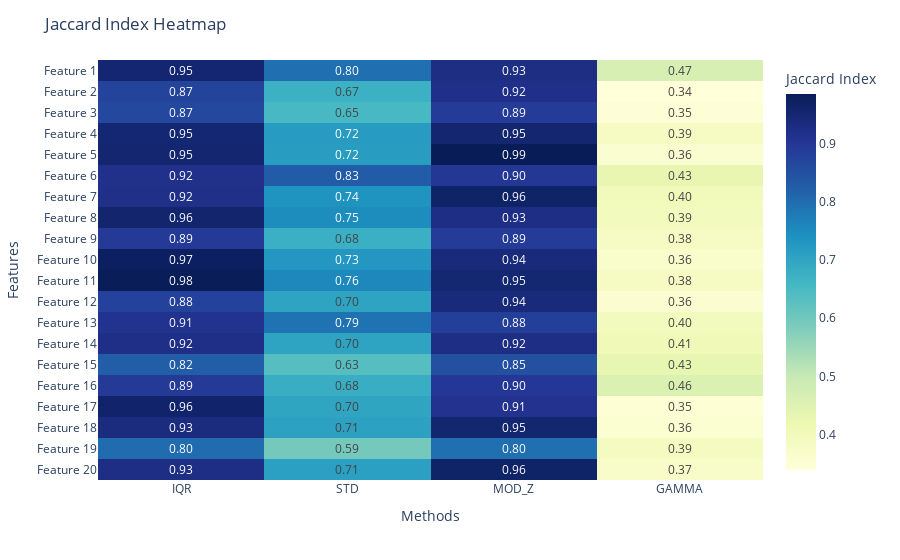

The notebook cell this image was saved under:
### Code cell
df_jaccard = final_df_result.iloc[:, -8:-4]

fig = px.imshow(df_jaccard, 
                text_auto=".2f",  
                color_continuous_scale="YlGnBu", 
                labels=dict(color="Jaccard Index")) 

fig.update_layout(
    title="Jaccard Index Heatmap",
    xaxis_title="Methods",
    yaxis_title="Features",
    yaxis=dict(tickmode='array', tickvals=list(range(len(df_jaccard))), ticktext=[f'Feature {i+1}' for i in range(len(df_jaccard))])
)


fig.show()

### Figure 1 — Plotly figure (JSON) as saved in the notebook; plotly's stock layout.template omitted (floating-point values rounded to 4 significant figures)
{"data": [{"coloraxis": "coloraxis", "hovertemplate": "x: %{x}<br>y: %{y}<br>Jaccard Index: %{z}<extra></extra>", "name": "0", "texttemplate": "%{z:.2f}", "type": "heatmap", "x": ["IQR", "STD", "MOD_Z", "GAMMA"], "xaxis": "x", "y": [0, 1, 2, 3, 4, 5, 6, 7, 8, 9, 10, 11, 12, 13, 14, 15, 16, 17, 18, 19], "yaxis": "y", "z": [[0.952, 0.7967, 0.9268, 0.4676], [0.8748, 0.6735, 0.9183, 0.3392], [0.865, 0.6536, 0.8897, 0.3455], [0.9504, 0.7211, 0.9523, 0.3856], [0.9528, 0.7187, 0.985, 0.3594], [0.9162, 0.8288, 0.8988, 0.4298], [0.9188, 0.7366, 0.9648, 0.3988], [0.9565, 0.7487, 0.9252, 0.3936], [0.8919, 0.6767, 0.8882, 0.3844], [0.9735, 0.7294, 0.9384, 0.3647], [0.9836, 0.7572, 0.9508, 0.3849], [0.8774, 0.7023, 0.9408, 0.3574], [0.9113, 0.7908, 0.8833, 0.3954], [0.9211, 0.7041, 0.9248, 0.4075], [0.8233, 0.6348, 0.8502, 0.4324], [0.8939, 0.6826, 0.8976, 0.4592], [0.9601, 0.7, 0.9129, 0.35], [0.9327, 0.7075, 0.9533, 0.3557], [0.8015, 0.5942, 0.7961, 0.39], [0.9264, 0.7092, 0.9648, 0.3728]]}], "layout": {"coloraxis": {"colorbar": {"title": {"text": "Jaccard Index"}}, "colorscale": [[0, "rgb(255,255,217)"], [0.125, "rgb(237,248,177)"], [0.25, "rgb(199,233,180)"], [0.375, "rgb(127,205,187)"], [0.5, "rgb(65,182,196)"], [0.625, "rgb(29,145,192)"], [0.75, "rgb(34,94,168)"], [0.875, "rgb(37,52,148)"], [1, "rgb(8,29,88)"]]}, "margin": {"t": 60}, "title": {"text": "Jaccard Index Heatmap"}, "xaxis": {"anchor": "y", "constrain": "domain", "domain": [0, 1], "scaleanchor": "y", "title": {"text": "Methods"}}, "yaxis": {"anchor": "x", "autorange": "reversed", "constrain": "domain", "domain": [0, 1], "tickmode": "array", "ticktext": ["Feature 1", "Feature 2", "Feature 3", "Feature 4", "Feature 5", "Feature 6", "Feature 7", "Feature 8", "Feature 9", "Feature 10", "Feature 11", "Feature 12", "Feature 13", "Feature 14", "Feature 15", "Feature 16", "Feature 17", "Feature 18", "Feature 19", "Feature 20"], "tickvals": [0, 1, 2, 3, 4, 5, 6, 7, 8, 9, 10, 11, 12, 13, 14, 15, 16, 17, 18, 19], "title": {"text": "Features"}}}}
